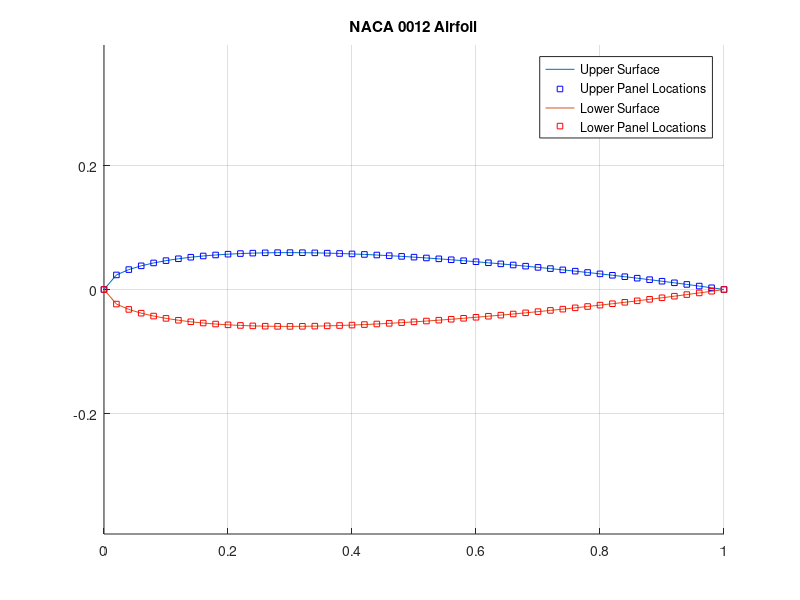

Reproduce this figure in MATLAB.
%% Zach Freyman - AEE342 Project 2
% Source Panel Method for NACA 0012 Airfoil

%% Initialization of key symbols and variables
close all;
clear


%% Generating Airfoil Plot
% Equations sourced from https://turbmodels.larc.nasa.gov/naca0012_val.html

p = 100; % Arbitrary number of panels

x = 0:(2/p):1; % This array will be used again later for panel location hence the setup using panel number
y_upper = 0.594689181.*(0.298222773 .* sqrt(x) - 0.127125232.* x - 0.357907906 .* x.^2 + 0.291984971 .* x.^3 - 0.105174606 .* x.^4);
y_lower = -0.594689181.*(0.298222773 .* sqrt(x) - 0.127125232.* x - 0.357907906 .* x.^2 + 0.291984971 .* x.^3 - 0.105174606 .* x.^4);

figure(1)
hold on
plot(x, y_upper)
plot(x, y_upper, 'bs', 'MarkerSize', 4)
plot(x, y_lower)
plot(x, y_lower, 'rs', 'MarkerSize', 4)
grid on
axis equal
hold off
title('NACA 0012 Airfoil')
legend('Upper Surface','Upper Panel Locations', 'Lower Surface', 'Lower Panel Locations')

%% Creating Influence Coefficient Matrices (I and J)

